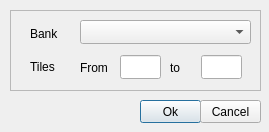
<?xml version="1.0" encoding="UTF-8"?>
<ui version="4.0">
 <class>FDlgBankRange</class>
 <widget class="QDialog" name="FDlgBankRange">
  <property name="geometry">
   <rect>
    <x>0</x>
    <y>0</y>
    <width>269</width>
    <height>132</height>
   </rect>
  </property>
  <property name="windowTitle">
   <string>Dialog</string>
  </property>
  <property name="windowIcon">
   <iconset resource="resources.qrc">
    <normaloff>:/res/nMSXtiles.ico</normaloff>:/res/nMSXtiles.ico</iconset>
  </property>
  <widget class="QFrame" name="frame">
   <property name="geometry">
    <rect>
     <x>10</x>
     <y>10</y>
     <width>251</width>
     <height>81</height>
    </rect>
   </property>
   <property name="frameShape">
    <enum>QFrame::StyledPanel</enum>
   </property>
   <property name="frameShadow">
    <enum>QFrame::Raised</enum>
   </property>
   <widget class="QLabel" name="label">
    <property name="geometry">
     <rect>
      <x>20</x>
      <y>17</y>
      <width>47</width>
      <height>14</height>
     </rect>
    </property>
    <property name="text">
     <string>Bank</string>
    </property>
   </widget>
   <widget class="QComboBox" name="m_pCboBank">
    <property name="geometry">
     <rect>
      <x>70</x>
      <y>10</y>
      <width>171</width>
      <height>24</height>
     </rect>
    </property>
   </widget>
   <widget class="QLabel" name="label_2">
    <property name="geometry">
     <rect>
      <x>20</x>
      <y>50</y>
      <width>47</width>
      <height>14</height>
     </rect>
    </property>
    <property name="text">
     <string>Tiles</string>
    </property>
   </widget>
   <widget class="QLabel" name="label_3">
    <property name="geometry">
     <rect>
      <x>70</x>
      <y>50</y>
      <width>31</width>
      <height>16</height>
     </rect>
    </property>
    <property name="text">
     <string>From</string>
    </property>
   </widget>
   <widget class="QLineEdit" name="m_pFromTile">
    <property name="geometry">
     <rect>
      <x>110</x>
      <y>45</y>
      <width>41</width>
      <height>24</height>
     </rect>
    </property>
   </widget>
   <widget class="QLineEdit" name="m_pToTile">
    <property name="geometry">
     <rect>
      <x>191</x>
      <y>45</y>
      <width>41</width>
      <height>24</height>
     </rect>
    </property>
   </widget>
   <widget class="QLabel" name="label_4">
    <property name="geometry">
     <rect>
      <x>160</x>
      <y>50</y>
      <width>21</width>
      <height>16</height>
     </rect>
    </property>
    <property name="text">
     <string>to</string>
    </property>
   </widget>
  </widget>
  <widget class="QPushButton" name="m_pOk">
   <property name="geometry">
    <rect>
     <x>140</x>
     <y>100</y>
     <width>61</width>
     <height>23</height>
    </rect>
   </property>
   <property name="text">
    <string>Ok</string>
   </property>
  </widget>
  <widget class="QPushButton" name="m_pCancel">
   <property name="geometry">
    <rect>
     <x>200</x>
     <y>100</y>
     <width>61</width>
     <height>23</height>
    </rect>
   </property>
   <property name="text">
    <string>Cancel</string>
   </property>
  </widget>
 </widget>
 <resources>
  <include location="resources.qrc"/>
 </resources>
 <connections/>
</ui>
